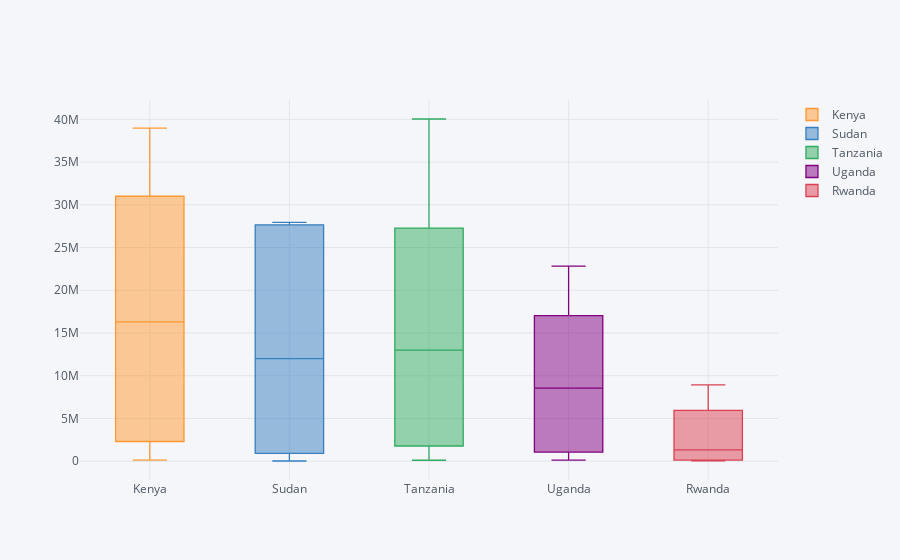

Write notebook code for a chart like this one.
### Markdown cell above
## Box Plot

### Code cell
df.iplot(kind='box')

### Figure 1 — Plotly figure (JSON) as saved in the notebook; plotly's stock layout.template omitted (floating-point values rounded to 4 significant figures)
{"data": [{"boxpoints": false, "line": {"width": 1.3}, "marker": {"color": "rgba(255, 153, 51, 1.0)"}, "name": "Kenya", "type": "box", "y": [127404, 600000, 1187122, 1590785, 2546157, 4611970, 7340317, 11349412, 16303573, 19364559, 24968891, 28080771, 30731754, 31830003, 33632631, 37715944, 38982188]}, {"boxpoints": false, "line": {"width": 1.3}, "marker": {"color": "rgba(55, 128, 191, 1.0)"}, "name": "Sudan", "type": "box", "y": [23000, 103846, 190778, 527233, 1048558, 1827940, 4683127, 8218092, 11991469, 15339895, 18093231, 25056185, 27658595, 27657875, 27796611, 27938507, 27807293]}, {"boxpoints": false, "line": {"width": 1.3}, "marker": {"color": "rgba(50, 171, 96, 1.0)"}, "name": "Tanzania", "type": "box", "y": [110518, 275560, 606859, 1298000, 1942000, 2964000, 5609000, 8252000, 13006793, 17469486, 20983853, 25666455, 27219283, 27442823, 31862656, 39665600, 40044186]}, {"boxpoints": false, "line": {"width": 1.3}, "marker": {"color": "rgba(128, 0, 128, 1.0)"}, "name": "Uganda", "type": "box", "y": [126913, 283520, 393310, 776169, 1165035, 1315300, 2008818, 4195278, 8554864, 9383734, 12828264, 16696992, 16356387, 18068648, 20365941, 20220273, 22838486]}, {"boxpoints": false, "line": {"width": 1.3}, "marker": {"color": "rgba(219, 64, 82, 1.0)"}, "name": "Rwanda", "type": "box", "y": [39000, 65000, 82391, 130720, 137271, 222978, 314201, 635137, 1322637, 2429252, 3548761, 4446194, 5690751, 6689158, 7747019, 8759619, 8921533]}], "layout": {"legend": {"bgcolor": "#F5F6F9", "font": {"color": "#4D5663"}}, "paper_bgcolor": "#F5F6F9", "plot_bgcolor": "#F5F6F9", "titlefont": {"color": "#4D5663"}, "xaxis1": {"gridcolor": "#E1E5ED", "showgrid": true, "tickfont": {"color": "#4D5663"}, "title": "", "titlefont": {"color": "#4D5663"}, "zerolinecolor": "#E1E5ED"}, "yaxis1": {"gridcolor": "#E1E5ED", "showgrid": true, "tickfont": {"color": "#4D5663"}, "title": "", "titlefont": {"color": "#4D5663"}, "zerolinecolor": "#E1E5ED"}}}
